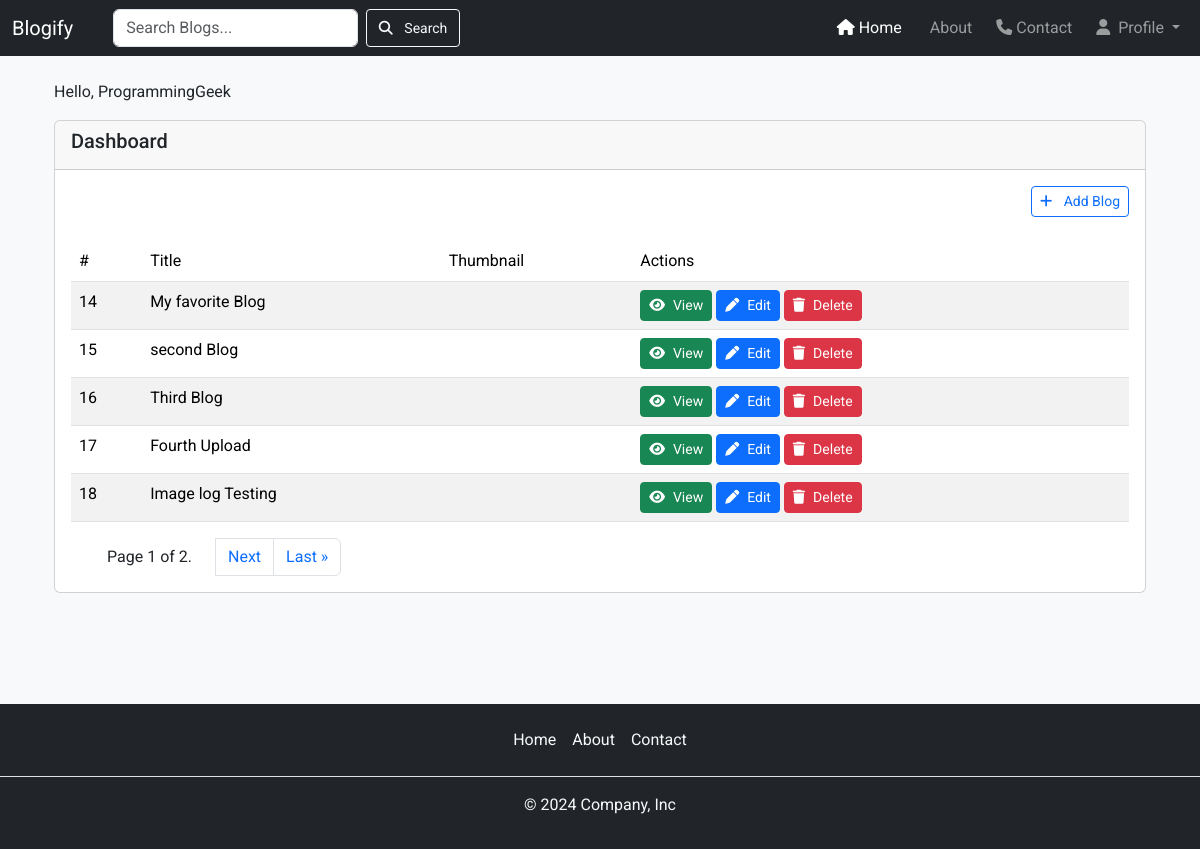
Page /accounts/dashboard/ (signed in) on the committed database.
### blog/models.py (models this page shows, shortened)
class Blog(models.Model):
    title = models.CharField(max_length=100) # string - required
    description = RichTextField(null=True, blank=True)
    image = models.ImageField(upload_to='images/', null=True, blank=True, default='images/default.jpg')
    user = models.ForeignKey(User, on_delete=models.CASCADE) # User Connection
    category = models.ForeignKey(Category, on_delete=models.SET_NULL, null=True)   # category id
    created_at = models.DateTimeField(auto_now_add=True)
    updated_at = models.DateTimeField(auto_now=True) # Update 'updated_at' everytime the data updates.

### accounts/views.py (the view)
# urls.py: path('dashboard/', views.dashboardView, name="dashboard") # Dashboard page
@login_required(login_url='login')
def dashboardView(request):
    paginator = Paginator(Blog.objects.filter(user=request.user), 5)
    page_number = request.GET.get('page')
    blogs = paginator.get_page(page_number)
    context = {
        'blogs': blogs
    }
    return render(request, 'accounts/dashboard.html', context)

### accounts/templates/accounts/dashboard.html (shortened to what this page needs)
{% extends 'layout.html' %}
{% block content %}
<div class="container mt-4" style="min-height: 75vh;">
    <div class="my-3">
        <p>Hello, {{user.username}}</p>
    </div>
    <div class="card">
        <div class="card-header">
            <h5>Dashboard</h5>
        </div>
        <div class="card-body">
            <div class="d-flex justify-content-end mb-3">
                <a class="btn btn-outline-primary btn-sm" href="/add-blog"> <i class="fa fa-plus me-2"></i> Add Blog</a>
            </div>
            {% if not blogs %}
            <div class="text-center">
                <h4> No blogs found. </h4>
            </div>
            {% else %}
            <table class="table table-striped mt-4">
                <thead>
                    <tr>
                        <th scope="col">#</th>
                        <th scope="col">Title</th>
                        <th scope="col">Thumbnail</th>
                        <th scope="col">Actions</th>
                    </tr>
                </thead>
                <tbody>
                    {%for blog in blogs %}
                    <tr>
                        <th scope="row">{{blog.id}}</th>
                        <td>{{blog.title|truncatechars:30}}</td>
                        <td>
                        </td>
                        <td>
                            <a class="btn btn-sm btn-success" href="{% url 'details' blog.id %}"><i
                                    class="fa-solid fa-eye me-2"></i>View</a>
                            <a href="{% url 'update-blog' blog.id %}" class="btn btn-sm btn-primary"><i
                                    class="fa-solid fa-pen me-2"></i>Edit</a>
                            <a href="{% url 'delete-blog' blog.id %}" class="btn btn-sm btn-danger"><i
                                    class="fa-solid fa-trash me-2"></i>Delete</a>
                        </td>
                    </tr>
                    {% endfor %}
                </tbody>
            </table>
            <div class="container">
                <nav>
                    <ul class="pagination">
                        <div class="d-flex justify-content-center align-items-center mx-4">
                            Page {{ blogs.number }} of {{ blogs.paginator.num_pages }}.
                        </div>
                        {% if blogs.has_next %}
                        <li class="page-item">
                            <a class="page-link" href="?page={{ blogs.next_page_number }}">Next</a>
                        </li>
                        <li class="page-item">
                            <a class="page-link" href="?page={{ blogs.paginator.num_pages }}">Last &raquo;</a>
                        </li>
                        {% endif %}
                    </ul>
                </nav>
            </div>
            {% endif %}
        </div>
    </div>
</div>
{% endblock %}

### templates/layout.html (shortened to what this page needs)
{% load static %}
<!DOCTYPE html>
<html lang="en">
<head>
    <link rel="stylesheet" href="https://cdn.jsdelivr.net/npm/bootstrap@5.3.3/dist/css/bootstrap.min.css">
    <link rel="stylesheet" href="https://cdnjs.cloudflare.com/ajax/libs/font-awesome/6.7.1/css/all.min.css"
 />
    <link rel="stylesheet" href="{% static 'blog/styles.css' %}">
</head>
<body class="bg-light">
    {% include 'header.html' %}
    <div class="container">
        {% block content %}{% endblock %}
    </div>
    {% include 'footer.html' %}
</body>
</html>

### templates/header.html (shortened to what this page needs)
<nav class="navbar navbar-expand-lg navbar-dark bg-dark">
  <div class="container-fluid">
    <a class="navbar-brand" href="/">Blogify</a>
    <div class="collapse navbar-collapse" id="navbarNav">
      <form class="d-flex mx-4" role="search" method="GET" action="{% url 'search' %}">
        <input class="form-control me-2" type="text" name="q" placeholder="Search Blogs..." aria-label="Search">
        <button class="btn btn-outline-light btn-sm" style="width: 130px;" type="submit"><i
            class="fa-solid fa-magnifying-glass me-2"></i>
          Search</button>
      </form>
      <ul class="navbar-nav ms-md-auto gap-2">
        <li class="nav-item rounded">
          <a class="nav-link active roboto" aria-current="page" href="/">
            <i class="fa-solid fa-house me-1"></i>Home</a>
        </li>
        <li class="nav-item rounded">
          <a class="nav-link" href="/about">About</a>
        </li>
        <li class="nav-item rounded">
          <a class="nav-link" href="/contact"><i class="fa-solid fa-phone me-1"></i></i>Contact</a>
        </li>
        {% if user.is_authenticated %}
        <li class="nav-item dropdown">
          <a class="nav-link dropdown-toggle" href="#" role="button" data-bs-toggle="dropdown" aria-expanded="false">
            <i class="fa-solid fa-user me-1"></i> Profile
          </a>
        </li>
        {% endif %}
      </ul>
    </div>
  </div>
</nav>

### templates/footer.html
<footer class="py-3 mt-4 bg-dark">
    <ul class="nav justify-content-center border-bottom pb-3 mb-3">
        <li class="nav-item"><a href="/" class="nav-link px-2 text-light">Home</a></li>
        <li class="nav-item"><a href="/about" class="nav-link px-2 text-light">About</a></li>
        <li class="nav-item"><a href="/contact" class="nav-link px-2 text-light">Contact</a></li>
    </ul>
    <p class="text-center text-light">© 2024 Company, Inc</p>
</footer>

### blog/static/blog/styles.css (style rules this page uses)
* { font-family: "Roboto", sans-serif; font-weight: 400; }
.roboto { font-family: "Roboto"; }
a, a:hover, a:focus, a:active { text-decoration: none; outline: none; }
ul { margin: 0; padding: 0; list-style: none; }

### rows in the picture
Blog: id "14", title "My favorite Blog"
Blog: id "15", title "second Blog"
Blog: id "16", title "Third Blog"
Blog: id "17", title "Fourth Upload"
Blog: id "18", title "Image log Testing"

### other values in the picture
{{ user.username }} "ProgrammingGeek"
{{ blogs.number }} "1"
{{ blogs.paginator.num_pages }} "2"
